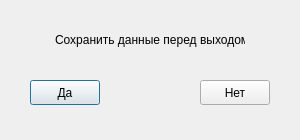
<?xml version="1.0" encoding="UTF-8"?>
<ui version="4.0">
 <class>Dialog</class>
 <widget class="QDialog" name="Dialog">
  <property name="geometry">
   <rect>
    <x>0</x>
    <y>0</y>
    <width>300</width>
    <height>140</height>
   </rect>
  </property>
  <property name="windowTitle">
   <string>Выход</string>
  </property>
  <widget class="QLabel" name="text">
   <property name="geometry">
    <rect>
     <x>55</x>
     <y>30</y>
     <width>190</width>
     <height>20</height>
    </rect>
   </property>
   <property name="text">
    <string>Сохранить данные перед выходом?</string>
   </property>
  </widget>
  <widget class="QPushButton" name="yes_btn">
   <property name="geometry">
    <rect>
     <x>30</x>
     <y>80</y>
     <width>70</width>
     <height>25</height>
    </rect>
   </property>
   <property name="text">
    <string>Да</string>
   </property>
  </widget>
  <widget class="QPushButton" name="no_btn">
   <property name="geometry">
    <rect>
     <x>200</x>
     <y>80</y>
     <width>70</width>
     <height>25</height>
    </rect>
   </property>
   <property name="text">
    <string>Нет</string>
   </property>
  </widget>
 </widget>
 <resources/>
 <connections/>
</ui>
